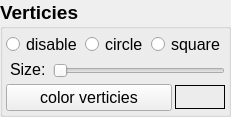
           <widget class="QGroupBox" name="groupBox_2">
            <property name="maximumSize">
             <size>
              <width>250</width>
              <height>16777215</height>
             </size>
            </property>
            <property name="font">
             <font>
              <pointsize>14</pointsize>
              <bold>true</bold>
             </font>
            </property>
            <property name="title">
             <string>Verticies </string>
            </property>
            <layout class="QVBoxLayout" name="verticalLayout_7">
             <property name="spacing">
              <number>3</number>
             </property>
             <property name="sizeConstraint">
              <enum>QLayout::SetMinimumSize</enum>
             </property>
             <property name="leftMargin">
              <number>3</number>
             </property>
             <property name="topMargin">
              <number>3</number>
             </property>
             <property name="rightMargin">
              <number>3</number>
             </property>
             <property name="bottomMargin">
              <number>3</number>
             </property>
             <item>
              <layout class="QHBoxLayout" name="horizontalLayout_9">
               <item>
                <widget class="QRadioButton" name="disableView">
                 <property name="sizePolicy">
                  <sizepolicy hsizetype="Minimum" vsizetype="Fixed">
                   <horstretch>0</horstretch>
                   <verstretch>0</verstretch>
                  </sizepolicy>
                 </property>
                 <property name="font">
                  <font>
                   <pointsize>12</pointsize>
                   <bold>false</bold>
                  </font>
                 </property>
                 <property name="layoutDirection">
                  <enum>Qt::LeftToRight</enum>
                 </property>
                 <property name="text">
                  <string>disable</string>
                 </property>
                 <attribute name="buttonGroup">
                  <string notr="true">buttonGroup_2</string>
                 </attribute>
                </widget>
               </item>
               <item>
                <widget class="QRadioButton" name="circleView">
                 <property name="sizePolicy">
                  <sizepolicy hsizetype="Minimum" vsizetype="Fixed">
                   <horstretch>0</horstretch>
                   <verstretch>0</verstretch>
                  </sizepolicy>
                 </property>
                 <property name="font">
                  <font>
                   <pointsize>12</pointsize>
                   <bold>false</bold>
                  </font>
                 </property>
                 <property name="text">
                  <string>circle</string>
                 </property>
                 <attribute name="buttonGroup">
                  <string notr="true">buttonGroup_2</string>
                 </attribute>
                </widget>
               </item>
               <item>
                <widget class="QRadioButton" name="squareView">
                 <property name="sizePolicy">
                  <sizepolicy hsizetype="Minimum" vsizetype="Fixed">
                   <horstretch>0</horstretch>
                   <verstretch>0</verstretch>
                  </sizepolicy>
                 </property>
                 <property name="font">
                  <font>
                   <pointsize>12</pointsize>
                   <bold>false</bold>
                  </font>
                 </property>
                 <property name="text">
                  <string>square</string>
                 </property>
                 <attribute name="buttonGroup">
                  <string notr="true">buttonGroup_2</string>
                 </attribute>
                </widget>
               </item>
              </layout>
             </item>
             <item>
              <layout class="QHBoxLayout" name="horizontalLayout_11">
               <item>
                <widget class="QLabel" name="label_20">
                 <property name="sizePolicy">
                  <sizepolicy hsizetype="Fixed" vsizetype="Fixed">
                   <horstretch>0</horstretch>
                   <verstretch>0</verstretch>
                  </sizepolicy>
                 </property>
                 <property name="font">
                  <font>
                   <pointsize>12</pointsize>
                   <bold>false</bold>
                  </font>
                 </property>
                 <property name="styleSheet">
                  <string notr="true">padding-bottom: 2px;</string>
                 </property>
                 <property name="text">
                  <string>Size:</string>
                 </property>
                 <property name="alignment">
                  <set>Qt::AlignLeading|Qt::AlignLeft|Qt::AlignVCenter</set>
                 </property>
                </widget>
               </item>
               <item>
                <widget class="QSlider" name="vertexSizeSlider">
                 <property name="sizePolicy">
                  <sizepolicy hsizetype="Expanding" vsizetype="Fixed">
                   <horstretch>0</horstretch>
                   <verstretch>0</verstretch>
                  </sizepolicy>
                 </property>
                 <property name="orientation">
                  <enum>Qt::Horizontal</enum>
                 </property>
                </widget>
               </item>
              </layout>
             </item>
             <item>
              <layout class="QHBoxLayout" name="horizontalLayout_17">
               <item>
                <widget class="QPushButton" name="colorVertex">
                 <property name="sizePolicy">
                  <sizepolicy hsizetype="Minimum" vsizetype="Fixed">
                   <horstretch>0</horstretch>
                   <verstretch>0</verstretch>
                  </sizepolicy>
                 </property>
                 <property name="font">
                  <font>
                   <pointsize>12</pointsize>
                   <bold>false</bold>
                  </font>
                 </property>
                 <property name="text">
                  <string>color verticies</string>
                 </property>
                </widget>
               </item>
               <item>
                <widget class="QLabel" name="boxVertexColor">
                 <property name="sizePolicy">
                  <sizepolicy hsizetype="Preferred" vsizetype="Fixed">
                   <horstretch>0</horstretch>
                   <verstretch>0</verstretch>
                  </sizepolicy>
                 </property>
                 <property name="minimumSize">
                  <size>
                   <width>0</width>
                   <height>0</height>
                  </size>
                 </property>
                 <property name="maximumSize">
                  <size>
                   <width>50</width>
                   <height>16777215</height>
                  </size>
                 </property>
                 <property name="styleSheet">
                  <string notr="true">border-style: solid; border-width: 1px;border-color: black;</string>
                 </property>
                 <property name="text">
                  <string/>
                 </property>
                </widget>
               </item>
              </layout>
             </item>
            </layout>
           </widget>
